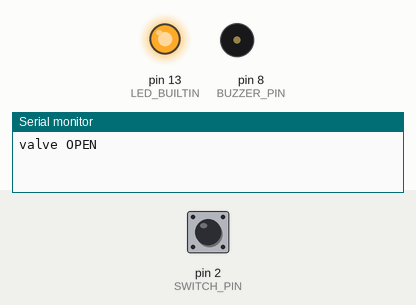
Simulated run of this sketch. Board: Arduino Nano, built with avr-gcc and run on an emulated ATmega328P. Parts: output pins drawn as LEDs (lit = HIGH), buzzer (waves = sounding, pin HIGH), the last lines printed to the serial monitor. The test bench sets the inputs (shaded band); at power-on: pin 2 (SWITCH_PIN) HIGH.

Above: at 1.2 s.
1.3 s: pin 2 (SWITCH_PIN) pulled LOW for 0.25 s
At 1.56 s:
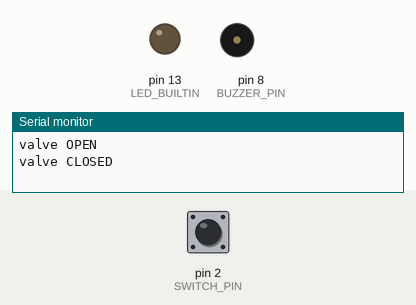
3.1 s: pin 2 (SWITCH_PIN) pulled LOW for 3.2 s
At 6.8 s:
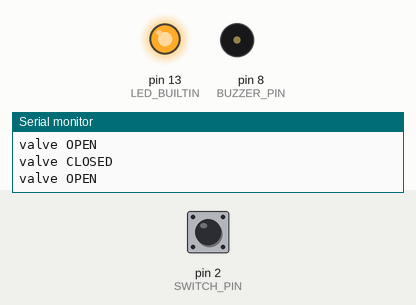
Timing chart, 0 to 8.3 s (numbered marks = the images above; inputs shaded):
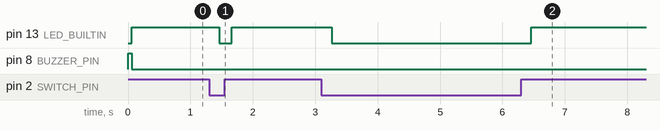

The sketch:

bidet_alarm.ino
```cpp
// Bidet alarm - beeps if the bidet T-valve is left open for 10 minutes.
//
// Wiring (Arduino Nano):
//   Reed sensor  -> D2 and GND   (no polarity, internal pull-up used)
//   Buzzer +     -> D8,  Buzzer - -> GND   (12 mm 5 V ACTIVE buzzer, <30 mA, safe to drive from a pin)
//
// Knob closed: magnet next to the reed switch -> switch closed -> D2 reads LOW.
// Knob open:   magnet swings away -> switch open -> D2 reads HIGH -> timer starts.

const int SWITCH_PIN = 2;
const int BUZZER_PIN = 8;

// MC-38 sensors sold as "NC" close when the magnet is near (what this design expects).
// If yours is sold as "NO" (opens when the magnet is near), set this to true.
const bool SENSOR_IS_NO = false;

const unsigned long ALARM_DELAY  = 10UL * 60UL * 1000UL; // 10 minutes (use 10UL * 1000UL while testing)
const unsigned long REPEAT_EVERY = 30UL * 1000UL;        // repeat the alarm every 30 s until closed

// Active buzzer: it makes its own ~2.3 kHz tone, so HIGH = sound, LOW = silent.
const int BEEPS = 6, BEEP_ON_MS = 200, BEEP_OFF_MS = 120;

unsigned long openedAt = 0;
unsigned long lastAlarm = 0;
bool wasOpen = false;

void setup() {
  pinMode(SWITCH_PIN, INPUT_PULLUP);
  pinMode(BUZZER_PIN, OUTPUT);
  pinMode(LED_BUILTIN, OUTPUT);
  Serial.begin(9600);
  // Short chirp on power-up so you know it's alive.
  digitalWrite(BUZZER_PIN, HIGH); delay(60); digitalWrite(BUZZER_PIN, LOW);
}

bool bidetIsOpen() {
  bool switchOpen = digitalRead(SWITCH_PIN) == HIGH;
  return SENSOR_IS_NO ? !switchOpen : switchOpen;
}

void playAlarm() {
  for (int i = 0; i < BEEPS; i++) {
    digitalWrite(BUZZER_PIN, HIGH); delay(BEEP_ON_MS);
    digitalWrite(BUZZER_PIN, LOW);  delay(BEEP_OFF_MS);
  }
}

void loop() {
  bool open = bidetIsOpen();
  unsigned long now = millis();

  if (open && !wasOpen) {          // just opened: start the timer
    openedAt = now;
    lastAlarm = 0;
  }

  if (open && now - openedAt >= ALARM_DELAY) {
    if (lastAlarm == 0 || now - lastAlarm >= REPEAT_EVERY) {
      playAlarm();
      lastAlarm = now;
    }
  }

  // Setup aid: the Nano's built-in LED is ON while the valve reads OPEN.
  // With the knob closed it must be OFF; if not, move the sensor closer to the magnet.
  digitalWrite(LED_BUILTIN, open ? HIGH : LOW);
  if (open != wasOpen) Serial.println(open ? "valve OPEN" : "valve CLOSED");

  wasOpen = open;
  delay(200);                      // also debounces the switch
}
```

Measured:
- after the input at 1.3 s, pin 13 (LED_BUILTIN): HIGH → LOW after 0.16 s, → HIGH 0.20 s later
- after the input at 3.1 s, pin 13 (LED_BUILTIN): HIGH → LOW after 0.16 s, → HIGH 3.2 s later
